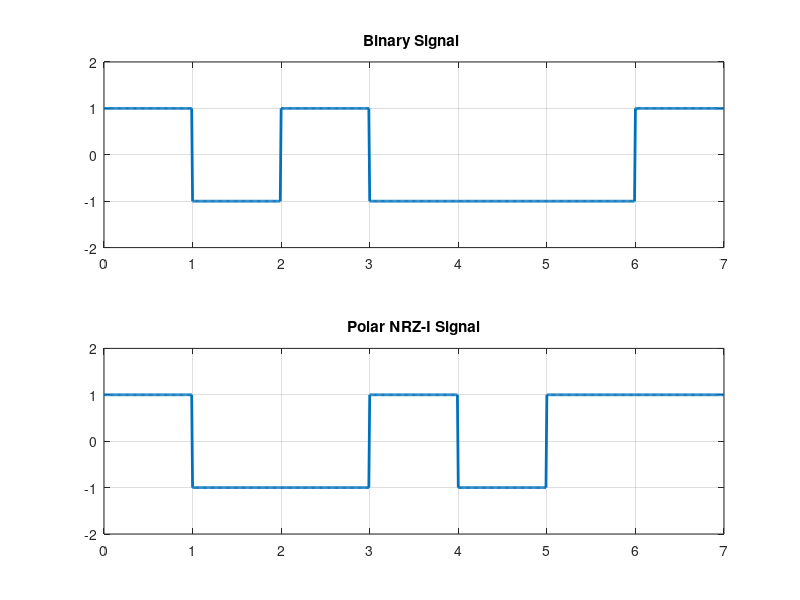

MATLAB code for this plot:
%NRZ-I নিয়ম:-
% 0 বিট: লেভেল অপরিবর্তিত থাকে।
% 1 বিট: লেভেল উল্টে যায় (যদি +1 থাকে → -1 হবে, -1 থাকলে → +1 হবে)।

b = [0 1 0 1 1 1 0];
n = length(b);
t = 0:0.01:n; %  সময় ভেক্টর, প্রতিটি বিটের জন্য 0.01 ইন্টারভালে


b_p = ones(1, n);% প্রতিটি বিটের জন্য একটি '1' মানের অ্যারে তৈর
                 %ones(m, n) → m x n আকারের একটি ম্যাট্রিক্স তৈরি করে, যেখানে সবগুলো উপাদানের মান 1 হয়।


for i = 1:n
    if b(i) == 1
        b_p(i) = -1;  % যেখানে 1 আছে, সেখানে -1 সেট করছে
    end
end


bw = zeros(1, length(t));
for j = 1:n
    bw(j*100:(j+1)*100) = b_p(j); % প্রতিটি বিটের জন্য ১০০ পয়েন্ট সেট করে
end
bw = bw(100:end); % প্রথম ১০০ পয়েন্ট বাদ দেয় (শুরু ঠিক করতে)


subplot(2,1,1);
plot(t, bw, 'LineWidth', 2);
grid on;
axis([0 n -2 +2])
title('Binary Signal ');


lastbit = 1; % সিগনালের শুরু লেভেল
x = zeros(1, length(t)); %zeros(m, n) ফাংশনটি m x n আকারের একটি ম্যাট্রিক্স তৈরি করে, যেখানে সব মান শূন্য (0) থাকে।

for i = 1:n
    if b(i) == 1
        lastbit = -lastbit; % বিট '1' হলে পোলারিটি পরিবর্তন করে
    end
    x(i*100:(i+1)*100) = lastbit;
end
x = x(100:end);


subplot(2,1,2);
plot(t, x, 'LineWidth', 2);
axis([0 n -2 +2])

grid on;
title('Polar NRZ-I Signal');
